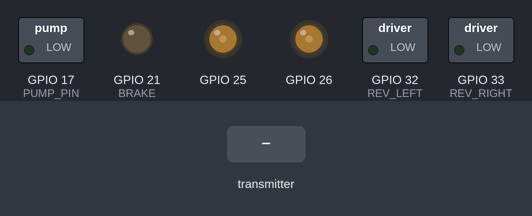
Bench run of a sketch on a simulated ESP32. On the bench: switched loads named in the sketch (green lamp = pin HIGH), output pins drawn as LEDs (lit = HIGH). The inputs (shaded band) are chosen by the test bench. WiFi joins after 1.5 s; servers stay silent unless stated; what the sketch prints to the serial monitor is not drawn.

Above: at 8.8 s.
8.9 s: the transmitter starts sending readChannel.4 = 1000
At 9.6 s:
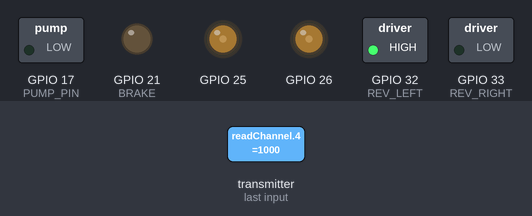
10.5 s: the transmitter starts sending readChannel.4 = 1250
At 11.5 s:
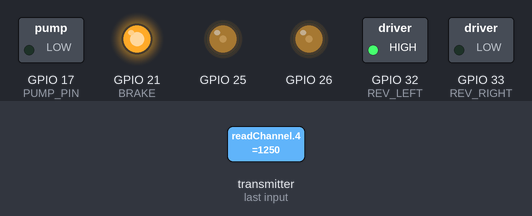
Timing chart, 0 to 13.5 s (numbered marks = the images above; inputs shaded):
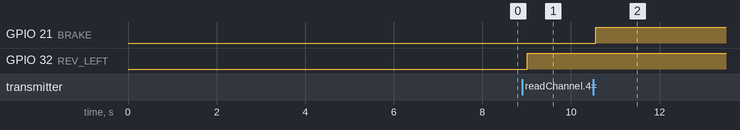

Measured:
- after the input at 8.9 s, GPIO 32 (REV_LEFT): LOW → HIGH after 0.11 s
- after the input at 10.5 s, GPIO 21 (BRAKE): LOW → HIGH after 0.06 s

The sketch:

complete_v1.ino
```cpp
/* ================== Motor and Pump controls ==================
    Version: 1.0
    Details: This includes both remote control and web UI control.
      - Motor Control
      - Pump Control
    Board
      Name: esp32 (ESP32 Dev Module)
      Version: 2.0.6

*/

#include <WiFi.h>
#include <PubSubClient.h> // Version: 2.8,  Author: Nick O'Leary
#include <IBusBM.h>       // Version: 1.14, Author: Bart Mellink

// ESP32 pin directory
#define L_DAC       25
#define R_DAC       26
#define REV_LEFT    32
#define REV_RIGHT   33
#define SP_HIGH     23
#define SP_LOW      22
#define BRAKE       21

#define IBUS_RX_PIN 16
#define PUMP_PIN    17

// Constant variables
const float Vmin = 0.84;            // controller idle
const float Vmax = 3.30;            // limited by ESP32 DAC
const float VdacMax = 3.30;

const int ON  = 0;

bool is_armed = false;
int  mode     = 0;

// WiFi Credentials --------------------------------+
  const char* ssid        = "Linksys08736";
  const char* password    = "kbygr7ycna";
  WiFiClient espClient;

// MQTT Server Details -----------------------------+
  const char* mqtt_server = "192.168.1.104";
  const int   mqtt_port   = 1883;
  PubSubClient client(espClient);

  // MQTT TOPICS:
  const char* MQTT_MOVE_CMD = "robot/control";
  const char* MQTT_PUMP_CMD = "robot/pump";

// Function Prototypes -----------------------------+
  void setThrottle(int dacPin, float duty01);
  void set3Speed(int gear);

  // For the Raspberry Pi
  void setupWiFi();
  void reconnect();
  void callback(char* topic, byte* payload, unsigned int length);

// READ IBUS CHANNEL -------------------------------+
IBusBM ibus;
int readChannel(byte channelInput, int minLimit, int maxLimit, int defaultValue) {
  uint16_t ch = ibus.readChannel(channelInput);
  if (ch < 100) return defaultValue;
  return map(ch, 1000, 2000, minLimit, maxLimit);
}

// SETUP -------------------------------------------+
void setup()
{
  // Initialize a seraial monitor for debugging
    Serial.begin(115200);

    delay(5000); // Allow power stabilization

  // Set the pins
    pinMode(BRAKE, OUTPUT);
    pinMode(REV_LEFT, OUTPUT);
    pinMode(REV_RIGHT, OUTPUT);
    pinMode(PUMP_PIN, OUTPUT);
    pinMode(SP_HIGH, INPUT);
    pinMode(SP_LOW, INPUT);

  // IBus (RX-only)
    Serial2.begin(115200, SERIAL_8N1, IBUS_RX_PIN, -1);
    delay(100);  // small pause helps stabilize
    ibus.begin(Serial2);
    Serial.println("iBus receiver initialized.");

  // Start: all pin at low
    digitalWrite(REV_LEFT, LOW);
    digitalWrite(REV_RIGHT, LOW);
    digitalWrite(BRAKE, LOW);
    digitalWrite(PUMP_PIN, LOW);

    //Both motors start at NO throttle
    setThrottle(L_DAC, 0);
    setThrottle(R_DAC, 0);

    // Speed: 0(low), 50(medium), 100(high)
    set3Speed(0);
  Serial.println("All commands off");
  delay(50);

  // Initialize WiFi + MQTT
    setupWiFi();
    client.setServer(mqtt_server, mqtt_port);
    client.setCallback(callback);

  delay(1000);
}

// LOOP --------------------------------------------+
void loop()
{
  // Read the reciever channels
    //    This are switches: ON = 0, OFF = 100
      int armed = readChannel(4, 0, 100, 0);  // Switch:  SWA
      /*  This switch is for assigning priority
          between remote control and Web UI control */
      mode      = readChannel(5, 0, 100, 0);   // Switch:  SWB
      int speed = readChannel(6,0, 100, 0);     // Switch:  SWC
      int pump  = readChannel(7, 0, 100, 0);  // Switch:  SWD

    //    This is the right joystick
      int forward = readChannel(1, -100, 100, 0); // Y-axis
      int turn    = readChannel(0, -100, 100, 0); // X-axis

  if (armed == ON){
    if (!is_armed){
      digitalWrite(BRAKE, LOW);
      Serial.println("robot is armed");
      is_armed = true;
    }

    if (mode == ON){    // Web Mode
      if (!client.connected()) {
          reconnect();
      } else {
          client.loop();
          delay(500);
      }
    } else{             // Remote Mode
      // Pump control
      if (pump == 0){
        digitalWrite(PUMP_PIN, LOW);
      } else {
        digitalWrite(PUMP_PIN, HIGH);
      }

      // Speed: 0(low), 50(medium), 100(high)
      set3Speed(speed);
      delay(50);

      // Add Deadzones to the joystick
      if (forward < 5 && forward > -5)
        forward = 0;
      if (turn < 10 && turn > -10)
        turn = 0;

      // Apply actual left and right turns
      if (turn > 0){                //Right Turn
        digitalWrite(REV_LEFT, HIGH);
        digitalWrite(REV_RIGHT, HIGH);
      } else if (turn < 0) {        //Left Turn
        digitalWrite(REV_LEFT, LOW);
        digitalWrite(REV_RIGHT, LOW);
      } else if (forward > 0){      //FORWARD
        digitalWrite(REV_LEFT, LOW);
        digitalWrite(REV_RIGHT, HIGH);
      } else {                      //REVERSE
        digitalWrite(REV_LEFT, HIGH);
        digitalWrite(REV_RIGHT, LOW);
      }
      delay(50);

      // Giving that we can get negative value from the joystick
      float steps = abs(forward);

      setThrottle(L_DAC, steps/100);
      setThrottle(R_DAC, steps/100);
    }

  } else{
      if (is_armed){
        digitalWrite(BRAKE, HIGH);
        delay(50);
        digitalWrite(PUMP_PIN, LOW);
        Serial.println("robot is disarmed");

        //Both motors start at NO throttle
        setThrottle(L_DAC, 0);
        setThrottle(R_DAC, 0);

        // Speed: 0(low), 50(medium), 100(high)
        set3Speed(0);
        is_armed = false;
    }
  }

  delay(100);
}

// ---------------- WIFI & MQTT FUNCTIONS ----------------
void setupWiFi() {
  Serial.print("Connecting to ");
  Serial.println(ssid);

  WiFi.begin(ssid, password);
  while (WiFi.status() != WL_CONNECTED) {
    delay(500);
    Serial.print(".");
  }

  Serial.println("\nConnected to WiFi");
  Serial.print("IP Address: ");
  Serial.println(WiFi.localIP());
}

void reconnect() {
  Serial.print("Attempting MQTT connection...");
  if (client.connect("ESP32Client1")) {
    Serial.println("connected");
    client.subscribe(MQTT_MOVE_CMD);
    client.subscribe(MQTT_PUMP_CMD);
  } else {
    Serial.print("failed, rc=");
    Serial.print(client.state());
    Serial.println(" try again in 5 seconds");
    delay(5000);
  }
}

void callback(char* topic, byte* payload, unsigned int length){
  Serial.print("Message arrived [");
  Serial.print(topic);
  Serial.println("]: ");

  //MQTT_MOVE_CMD = "robot/control";
  if (strcmp(topic, MQTT_MOVE_CMD) == 0){
    char move_message[8] = {0};
    memcpy(move_message, payload, min(length, sizeof(move_message)-1));

    // speed
    if (strcmp(move_message, "0") == 0) {
        set3Speed(0);
        Serial.println("Speed: 1");
    }
    else if (strcmp(move_message, "1") == 0) {
        set3Speed(50);
        Serial.println("Speed: 2");
    }
    else if (strcmp(move_message, "2") == 0) {
        set3Speed(100);
        Serial.println("Speed: 3");
    }

    // DIRECTION
    if(strcmp(move_message, "D") == 0){
        digitalWrite(REV_LEFT, LOW);
        digitalWrite(REV_RIGHT, HIGH);

        setThrottle(L_DAC, 1);
        setThrottle(R_DAC, 1);
    }
    else if(strcmp(move_message, "B") == 0){
        digitalWrite(REV_LEFT, HIGH);
        digitalWrite(REV_RIGHT, LOW);

        setThrottle(L_DAC, 1);
        setThrottle(R_DAC, 1);
    }
    else if(strcmp(move_message, "L") == 0){
        digitalWrite(REV_LEFT, LOW);
        digitalWrite(REV_RIGHT, LOW);

        setThrottle(L_DAC, 1);
        setThrottle(R_DAC, 1);
    }
    else if(strcmp(move_message, "R") == 0){
        digitalWrite(REV_LEFT, HIGH);
        digitalWrite(REV_RIGHT, HIGH);

        setThrottle(L_DAC, 1);
        setThrottle(R_DAC, 1);
    }
    else if(strcmp(move_message, "P") == 0){
        digitalWrite(BRAKE, LOW);

        setThrottle(L_DAC, 0);
        setThrottle(R_DAC, 0);
    }
    delay(50);
  }

  // MQTT_PUMP_CMD = "robot/pump";
  if (strcmp(topic, MQTT_PUMP_CMD) == 0){
    char pump_message[4] = {0};
    memcpy(pump_message, payload, min(length, sizeof(pump_message)-1));
    int PumpCmd = atoi(pump_message);

    if (PumpCmd == 1){
      digitalWrite(PUMP_PIN, HIGH);
      Serial.println("PUMP ON");
    } else {
      digitalWrite(PUMP_PIN, LOW);
      Serial.println("PUMP OFF");
    }
  }

}

// ---------------- HELPER FUNCTIONS ----------------
void setThrottle(int dacPin, float duty01) {
  if (duty01 < 0) duty01 = 0;
  if (duty01 > 1) duty01 = 1;
  float v = Vmin + duty01 * (Vmax - Vmin);
  uint8_t code = (uint8_t)((v / VdacMax) * 255.0f);
  dacWrite(dacPin, code);
}

void set3Speed(int gear_value) {
  // Speed: 0(low), 50(medium), 100(high)

  // default:
  digitalWrite(SP_LOW, HIGH);
  digitalWrite(SP_HIGH, HIGH);
  // next speeds:
  if (gear_value == 0)
    digitalWrite(SP_LOW, LOW);

  if (gear_value == 50)
    digitalWrite(SP_HIGH, LOW);

}
```
